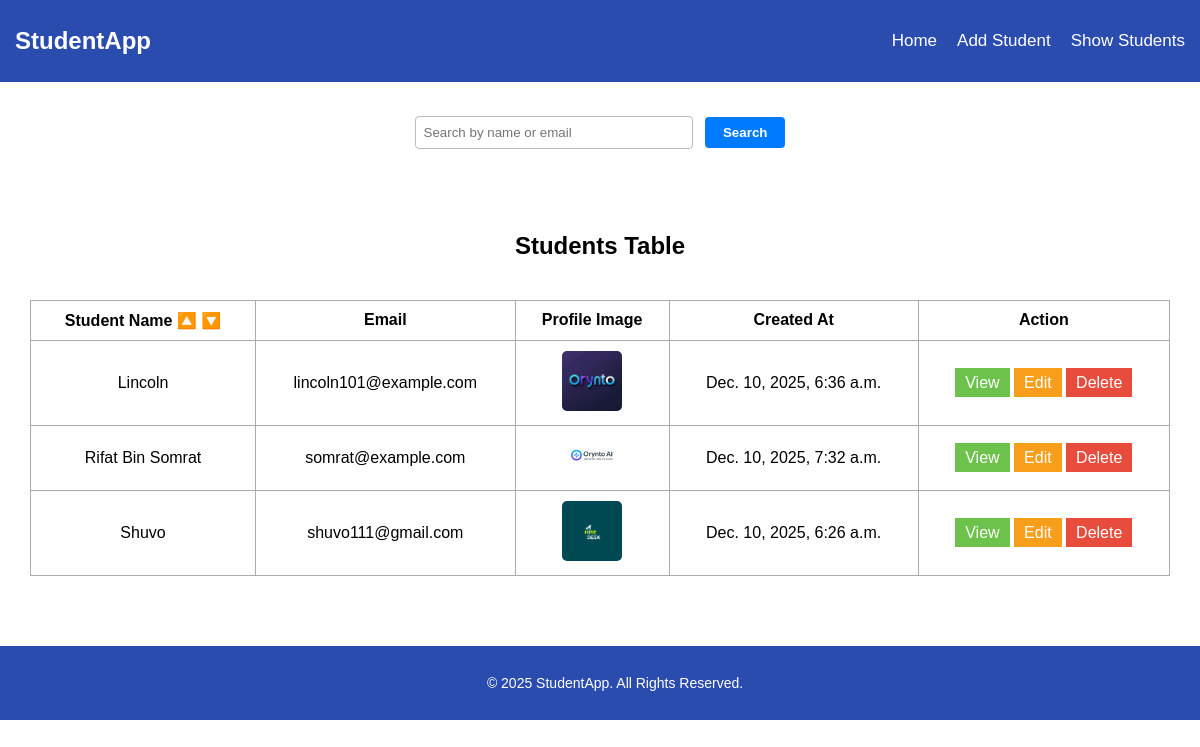
The page /show_student/?order=asc on the database its author committed.
### student_info/models.py (models this page shows, shortened)
class Student(models.Model):
    name = models.CharField(max_length=100)
    email = models.EmailField()
    image = models.ImageField(upload_to='student_info/', null=True, blank=True)
    created_at = models.DateTimeField(auto_now_add = True)

### student_info/views.py (the view)
# urls.py: path('show_student/',views.show_student, name="show_student"),
def show_student(request):
    query = request.GET.get('q')
    data = Student.objects.all()
    if query:
        data = Student.objects.filter(
            Q(name__icontains = query)|
            Q(email__icontains = query)
            )
    order = request.GET.get('order')
    if order == 'asc':
        data = Student.objects.order_by('name')
    elif order == 'desc':
        data = Student.objects.order_by('-name')
    context = {
        "students": data
    }
    return render(request, 'student/show_student.html', context)

### student_info/templates/student/show_student.html (shortened to what this page needs)
{% extends 'base.html' %}
{% block content %}
<section class="search-section">
    <form method="GET">
        <input type="text" name="q" value="{{ request.GET.q }}" placeholder="Search by name or email"
            class="search-input">
        <button type="submit" class="search-btn">Search</button>
    </form>
</section>
<section id="show" class="section">
    <h2 class="title">Students Table</h2>
    <table>
        <thead>
            <tr>
                <th>Student Name
                    <a href="?order=asc" class="sort-icon">🔼</a>
                    <a href="?order=desc" class="sort-icon">🔽</a>
                </th>
                <th>Email</th>
                <th>Profile Image</th>
                <th>Created At</th>
                <th>Action</th>
            </tr>
        </thead>
        <tbody>
            {% for student in students %}
            <tr>
                <td>{{ student.name }}</td>
                <td>{{ student.email }}</td>
                <td><img src="{{ student.image.url }}" width="60"></td>
                <td>{{ student.created_at }}</td>
                <td>
                    <a href="" class="btn view-btn">View</a>
                    <a href="{% url 'edit_student' student.id %}" class="btn edit-btn">Edit</a>
                    <a href="" class="btn delete-btn">Delete</a>
                </td>
            </tr>
            {% endfor %}
        </tbody>
    </table>
</section>
{% endblock content %}

### student_info/static/student_info/css/style.css (style rules this page uses)
body { margin: 0; font-family: Arial, Helvetica, sans-serif; }
.section { padding: 30px; display: flex; flex-direction: column; justify-content: center; align-items: center; }
table { width: 100%; border-collapse: collapse; margin-top: 20px; }
table th, table td { border: 1px solid #aaa; padding: 10px; text-align: center; }
table img { border-radius: 5px; }
.btn { text-decoration: none; }
.view-btn { background: #6cc24a; color: white; padding: 6px 10px; border: none; }
.edit-btn { background: #f79e1b; color: white; padding: 6px 10px; border: none; }
.delete-btn { background: #e74c3c; color: white; padding: 6px 10px; border: none; }
.title { text-align: center; }
.search-section { height: 100px; display: flex; justify-content: center; align-items: center; }
.search-input { padding: 8px; width: 260px; border-radius: 4px; border: 1px solid #bbb; outline: none; }
.search-btn { padding: 8px 18px; margin-left: 8px; background-color: #007bff; border: none; border-radius: 4px; color: white; cursor: pointer; font-weight: bold; }
.sort-icon { text-decoration: none; }

### rows shown on the page
Student: name "Lincoln", email "lincoln101@example.com", image (picture), created_at "Dec. 10, 2025, 6:36 a.m."
Student: name "Rifat Bin Somrat", email "somrat@example.com", image (picture), created_at "Dec. 10, 2025, 7:32 a.m."
Student: name "Shuvo", email "shuvo111@gmail.com", image (picture), created_at "Dec. 10, 2025, 6:26 a.m."
